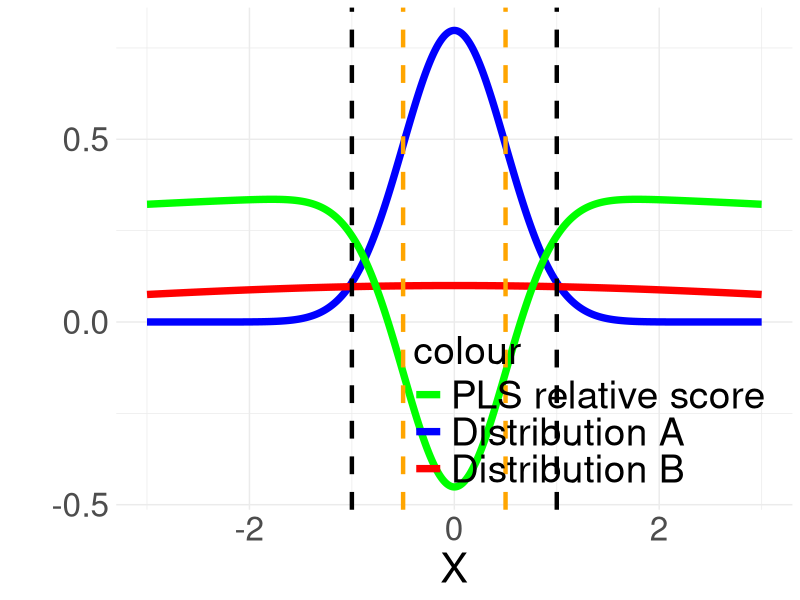

Recreate this plot in R.
# Load required libraries
library(ggplot2)
library(stats)
x <- c(rnorm(2500, mean = -3, sd = 0.5), rnorm(2500, mean =3, sd = 1))
# Define the parameters for the normal distributions (mu and sigma for A and B)
mu_A <- 0
sigma_A <- 0.5

mu_B <- 0
sigma_B <- 4

# Define a range of x values
x_values <- seq(-3, 3, length = 5000)

# Calculate the probabilities using the normal distribution formula for A and B
probabilities_A <- dnorm(x_values, mean = mu_A, sd = sigma_A)
probabilities_B <- dnorm(x_values, mean = mu_B, sd = sigma_B)

integrand_A <- function(x){((1/(sqrt(2*pi)*sigma_A))*exp(-((x-mu_A)^2)/(2*sigma_A^2)))^2}
integrate_A <- integrate(integrand_A, lower = -Inf, upper = Inf)
integrand_B <- function(x){((1/(sqrt(2*pi)*sigma_B))*exp(-((x-mu_B)^2)/(2*sigma_B^2)))^2}
integrate_B <- integrate(integrand_B, lower = -Inf, upper = Inf)
integrate_A$value
probabilities_A
integrate_B$value
probabilities_B

# Calculating the PLS differences using the corrected approach
pls_diff1 <- integrate_A$value - 2 * probabilities_A
pls_diff2 <- integrate_B$value - 2 * probabilities_B

pls_diff <- (pls_diff1 - pls_diff2)/2


data_prob_A <- data.frame(x = x_values, Probability_A = probabilities_A)
data_prob_B <- data.frame(x = x_values, Probability_B = probabilities_B)
data_pls_diff <- data.frame(x = x_values, PLS_Difference = pls_diff)

# Create the plot using ggplot2
plot <- ggplot() +
  geom_line(data = data_prob_A, aes(x = x, y = Probability_A, color = "Probability A"), size = 2.5) +
  geom_line(data = data_prob_B, aes(x = x, y = Probability_B, color = "Probability B"), size = 2.5) +
  geom_line(data = data_pls_diff, aes(x = x, y = PLS_Difference, color = "PLS Difference"), size = 2.5) +
  labs(x = "X", y = "") +
  scale_color_manual(values = c("Probability A" = "blue", "Probability B" = "red", "PLS Difference" = "green"),
                     labels = c( "PLS relative score","Distribution A", "Distribution B")) +
  theme_minimal() +
  geom_vline(aes(xintercept=-1),linetype="dashed",color="black",size=1.5)+
  geom_vline(aes(xintercept=1),linetype="dashed",color="black",size=1.5)+
  geom_vline(aes(xintercept=-0.5),linetype="dashed",color="orange",size=1.5)+
  geom_vline(aes(xintercept=0.5),linetype="dashed",color="orange",size=1.5)+
  theme(legend.position = c(0.7, 0.2),
        legend.box = "horizontal",
        legend.title = element_text(size = 28),
        legend.text = element_text(size = 28),
        legend.key.size = unit(1.5, "lines"))+
  theme(axis.title.x = element_text(size = 30))+
  theme(axis.title.y = element_text(size = 30))+
  theme(axis.text.x = element_text(size = 24))+
  theme(axis.text.y = element_text(size = 24))

# Display the plot
print(plot)

